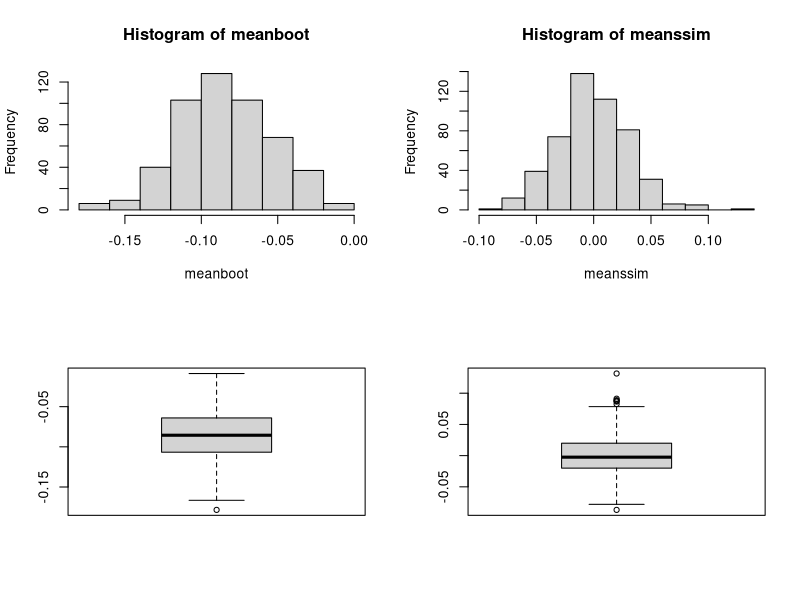

This chart was generated by the following R code:
## ---- chunk 1
knitr::opts_chunk$set(error=TRUE,        # Keep compiling upon error
                      collapse=TRUE,     # collapse by default
                      echo=TRUE,         # echo code by default
                      comment = "#>",    # change comment character
                      fig.width = 10,     # set figure width
                      out.width = "100%", # set width of displayed images
                      warning=TRUE,      # show R warnings
                      message=FALSE)     # show R messages

packageTest<- function(x)  {
    if (!require(x,character.only = TRUE))  {
      install.packages(x,dep=TRUE)
      if(!require(x,character.only = TRUE)) stop("Package not found")
    }
}

options(warn=-1)
## ---- chunk 2
summe=0
for (i in 1:1000){
  summe=summe+rnorm(500,0,1)
}
meanssim <- summe/1000
## ---- chunk 3
packageTest('boot')
bootdata <- rnorm(500,0,1)
bootfunc <- function(x,d) {
  x[d]
}
boot <- boot(bootdata, bootfunc, R = 1000)
boot <- boot$t
meanboot <- colMeans(boot)

par(mfrow=c(2,2))
hist(meanboot)
hist(meanssim)
boxplot(meanboot)
boxplot(meanssim)
## ---- chunk 4

